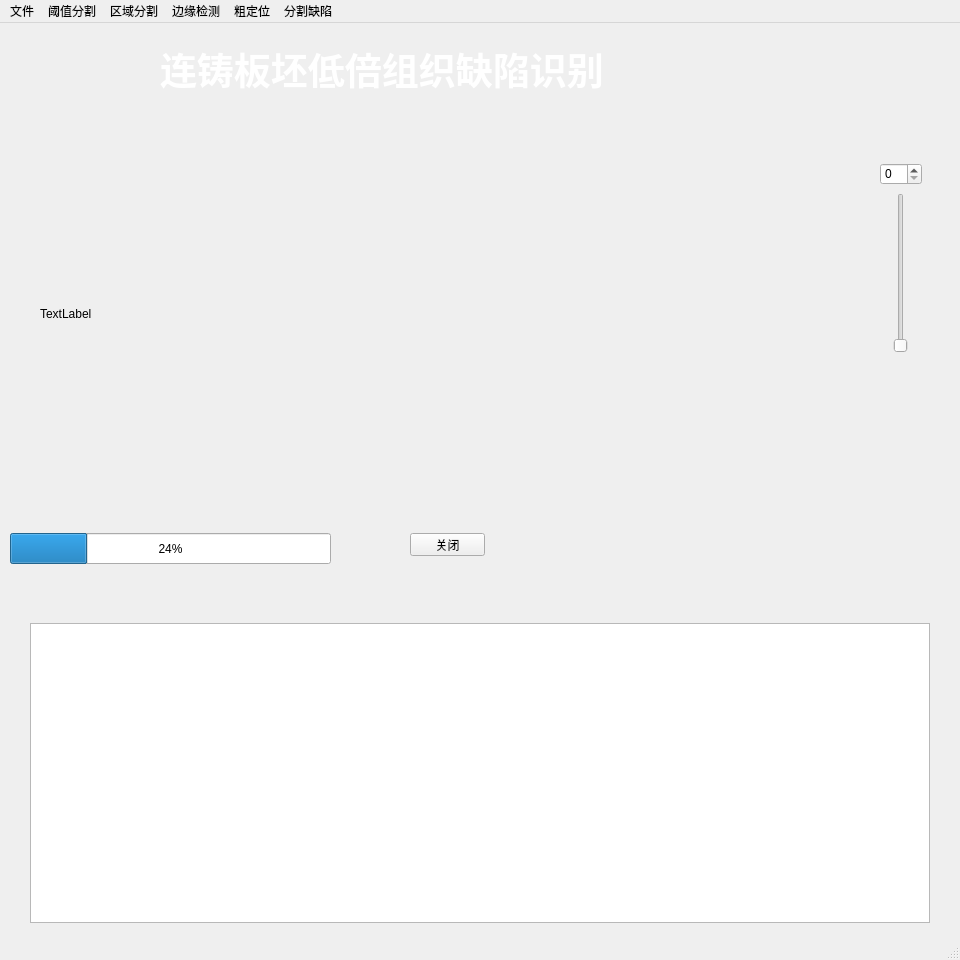
<?xml version="1.0" encoding="UTF-8"?>
<ui version="4.0">
 <class>MainWindow</class>
 <widget class="QMainWindow" name="MainWindow">
  <property name="windowModality">
   <enum>Qt::NonModal</enum>
  </property>
  <property name="geometry">
   <rect>
    <x>0</x>
    <y>0</y>
    <width>960</width>
    <height>960</height>
   </rect>
  </property>
  <property name="font">
   <font>
    <kerning>true</kerning>
   </font>
  </property>
  <property name="cursor">
   <cursorShape>ArrowCursor</cursorShape>
  </property>
  <property name="mouseTracking">
   <bool>false</bool>
  </property>
  <property name="tabletTracking">
   <bool>false</bool>
  </property>
  <property name="windowTitle">
   <string>myWindow</string>
  </property>
  <property name="windowIcon">
   <iconset>
    <normaloff>F:/Pictures/NIKE.jpg</normaloff>F:/Pictures/NIKE.jpg</iconset>
  </property>
  <property name="autoFillBackground">
   <bool>false</bool>
  </property>
  <property name="styleSheet">
   <string notr="true">QMainWindow
{background-image: url(:/jpg/image/android.jpg);}</string>
  </property>
  <widget class="QWidget" name="centralwidget">
   <widget class="QPushButton" name="pushButton_2">
    <property name="geometry">
     <rect>
      <x>410</x>
      <y>510</y>
      <width>75</width>
      <height>23</height>
     </rect>
    </property>
    <property name="text">
     <string>关闭</string>
    </property>
   </widget>
   <widget class="QLabel" name="label">
    <property name="geometry">
     <rect>
      <x>160</x>
      <y>10</y>
      <width>591</width>
      <height>71</height>
     </rect>
    </property>
    <property name="font">
     <font>
      <pointsize>28</pointsize>
      <weight>75</weight>
      <bold>true</bold>
      <underline>false</underline>
     </font>
    </property>
    <property name="mouseTracking">
     <bool>false</bool>
    </property>
    <property name="styleSheet">
     <string notr="true">QLabel{color:white}</string>
    </property>
    <property name="text">
     <string>连铸板坯低倍组织缺陷识别</string>
    </property>
    <property name="indent">
     <number>0</number>
    </property>
   </widget>
   <widget class="QProgressBar" name="progressBar">
    <property name="geometry">
     <rect>
      <x>10</x>
      <y>510</y>
      <width>321</width>
      <height>31</height>
     </rect>
    </property>
    <property name="value">
     <number>24</number>
    </property>
   </widget>
   <widget class="QSlider" name="verticalSlider">
    <property name="geometry">
     <rect>
      <x>890</x>
      <y>170</y>
      <width>22</width>
      <height>160</height>
     </rect>
    </property>
    <property name="orientation">
     <enum>Qt::Vertical</enum>
    </property>
   </widget>
   <widget class="QLabel" name="labelimg">
    <property name="geometry">
     <rect>
      <x>40</x>
      <y>80</y>
      <width>821</width>
      <height>421</height>
     </rect>
    </property>
    <property name="text">
     <string>TextLabel</string>
    </property>
   </widget>
   <widget class="QSpinBox" name="spinBox">
    <property name="geometry">
     <rect>
      <x>880</x>
      <y>140</y>
      <width>42</width>
      <height>22</height>
     </rect>
    </property>
   </widget>
   <widget class="QTextEdit" name="process">
    <property name="geometry">
     <rect>
      <x>30</x>
      <y>600</y>
      <width>900</width>
      <height>300</height>
     </rect>
    </property>
    <property name="cursor" stdset="0">
     <cursorShape>IBeamCursor</cursorShape>
    </property>
    <property name="autoFillBackground">
     <bool>true</bool>
    </property>
    <property name="styleSheet">
     <string notr="true">styleSheet{color:rgb(0, 170, 255)}</string>
    </property>
    <property name="readOnly">
     <bool>true</bool>
    </property>
   </widget>
  </widget>
  <widget class="QMenuBar" name="menubar">
   <property name="geometry">
    <rect>
     <x>0</x>
     <y>0</y>
     <width>960</width>
     <height>26</height>
    </rect>
   </property>
   <widget class="QMenu" name="menu">
    <property name="title">
     <string>文件</string>
    </property>
    <addaction name="actionOpenFile"/>
    <addaction name="actionOpenDir"/>
   </widget>
   <widget class="QMenu" name="menu_2">
    <property name="title">
     <string>阈值分割</string>
    </property>
    <addaction name="actionSegmentFixedThreshold"/>
    <addaction name="actionSegmentOTSU"/>
    <addaction name="actionSegmentAdaptive"/>
   </widget>
   <widget class="QMenu" name="menu_3">
    <property name="title">
     <string>区域分割</string>
    </property>
    <addaction name="actionWatershed"/>
   </widget>
   <widget class="QMenu" name="menu_4">
    <property name="title">
     <string>边缘检测</string>
    </property>
    <addaction name="actionCanny"/>
    <addaction name="actionSobel"/>
   </widget>
   <widget class="QMenu" name="menu_5">
    <property name="title">
     <string>粗定位</string>
    </property>
    <widget class="QMenu" name="menuSVM">
     <property name="title">
      <string>SVM</string>
     </property>
     <addaction name="action162HOG"/>
     <addaction name="action270HOG_4GLCM_26LBP"/>
     <addaction name="action324HOG_4GLCM_26LBP"/>
    </widget>
    <addaction name="menuSVM"/>
   </widget>
   <widget class="QMenu" name="menu_6">
    <property name="title">
     <string>分割缺陷</string>
    </property>
    <widget class="QMenu" name="menu_7">
     <property name="title">
      <string>检测-分割</string>
     </property>
     <addaction name="action_svm_adaptive"/>
     <addaction name="action_svm_fixed"/>
     <addaction name="action_svm_OTSU"/>
     <addaction name="action_svm_Canny"/>
    </widget>
    <addaction name="menu_7"/>
   </widget>
   <addaction name="menu"/>
   <addaction name="menu_2"/>
   <addaction name="menu_3"/>
   <addaction name="menu_4"/>
   <addaction name="menu_5"/>
   <addaction name="menu_6"/>
  </widget>
  <widget class="QStatusBar" name="statusBar">
   <property name="autoFillBackground">
    <bool>false</bool>
   </property>
  </widget>
  <action name="actionOpenFile">
   <property name="text">
    <string>open file(&amp;F)</string>
   </property>
  </action>
  <action name="actionOpenDir">
   <property name="text">
    <string>open dir(&amp;D)</string>
   </property>
  </action>
  <action name="actionSegmentFixedThreshold">
   <property name="text">
    <string>固定阈值分割</string>
   </property>
  </action>
  <action name="actionSegmentOTSU">
   <property name="text">
    <string>大津法</string>
   </property>
  </action>
  <action name="actionSegmentAdaptive">
   <property name="text">
    <string>自适应阈值分割</string>
   </property>
  </action>
  <action name="actionCanny">
   <property name="text">
    <string>Canny</string>
   </property>
  </action>
  <action name="actionWatershed">
   <property name="text">
    <string>分水岭算法</string>
   </property>
  </action>
  <action name="actionSobel">
   <property name="text">
    <string>Sobel</string>
   </property>
  </action>
  <action name="action162HOG">
   <property name="text">
    <string>162HOG+4GLCM+26LBP</string>
   </property>
  </action>
  <action name="action270HOG_4GLCM_26LBP">
   <property name="text">
    <string>270HOG+4GLCM+26LBP</string>
   </property>
  </action>
  <action name="action324HOG_4GLCM_26LBP">
   <property name="text">
    <string>324HOG+4GLCM+26LBP</string>
   </property>
  </action>
  <action name="action_svm_adaptive">
   <property name="text">
    <string>自适应阈值分割</string>
   </property>
  </action>
  <action name="action_svm_fixed">
   <property name="text">
    <string>固定阈值分割</string>
   </property>
  </action>
  <action name="action_svm_OTSU">
   <property name="text">
    <string>OTSU大津法</string>
   </property>
  </action>
  <action name="action_svm_Canny">
   <property name="text">
    <string>Canny边缘检测</string>
   </property>
  </action>
 </widget>
 <resources>
  <include location="img.qrc"/>
 </resources>
 <connections>
  <connection>
   <sender>pushButton_2</sender>
   <signal>clicked()</signal>
   <receiver>MainWindow</receiver>
   <slot>close()</slot>
   <hints>
    <hint type="sourcelabel">
     <x>424</x>
     <y>533</y>
    </hint>
    <hint type="destinationlabel">
     <x>458</x>
     <y>196</y>
    </hint>
   </hints>
  </connection>
 </connections>
</ui>
